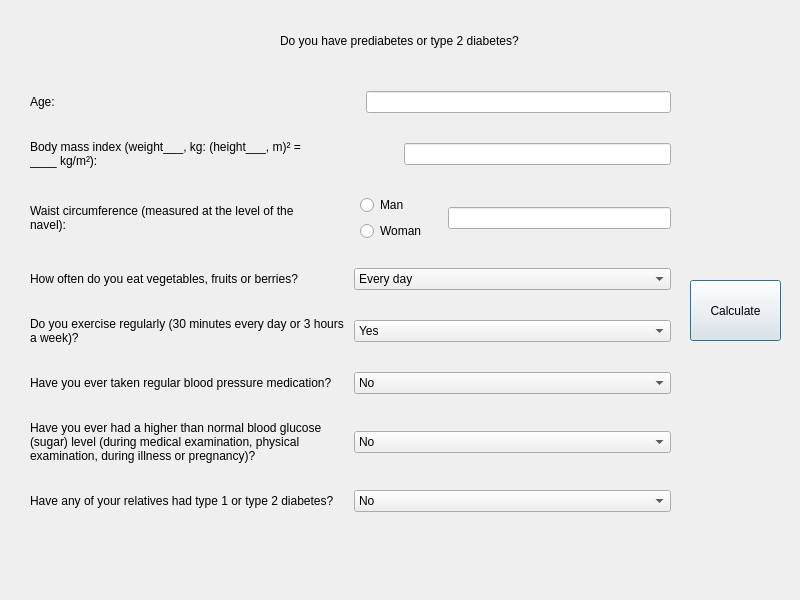
<?xml version="1.0" encoding="UTF-8"?>
<ui version="4.0">
 <class>DiabeteTest</class>
 <widget class="QDialog" name="DiabeteTest">
  <property name="geometry">
   <rect>
    <x>0</x>
    <y>0</y>
    <width>800</width>
    <height>600</height>
   </rect>
  </property>
  <property name="maximumSize">
   <size>
    <width>800</width>
    <height>600</height>
   </size>
  </property>
  <property name="windowTitle">
   <string>Dialog</string>
  </property>
  <widget class="QLabel" name="label_9">
   <property name="geometry">
    <rect>
     <x>280</x>
     <y>30</y>
     <width>291</width>
     <height>21</height>
    </rect>
   </property>
   <property name="text">
    <string>Do you have prediabetes or type 2 diabetes?</string>
   </property>
  </widget>
  <widget class="QWidget" name="verticalLayoutWidget">
   <property name="geometry">
    <rect>
     <x>30</x>
     <y>70</y>
     <width>641</width>
     <height>471</height>
    </rect>
   </property>
   <layout class="QVBoxLayout" name="verticalLayout">
    <item>
     <layout class="QHBoxLayout" name="horizontalLayout">
      <item>
       <widget class="QLabel" name="label">
        <property name="text">
         <string>Age:</string>
        </property>
        <property name="wordWrap">
         <bool>true</bool>
        </property>
       </widget>
      </item>
      <item>
       <spacer name="horizontalSpacer">
        <property name="orientation">
         <enum>Qt::Horizontal</enum>
        </property>
        <property name="sizeHint" stdset="0">
         <size>
          <width>40</width>
          <height>20</height>
         </size>
        </property>
       </spacer>
      </item>
      <item>
       <widget class="QLineEdit" name="ageEdit"/>
      </item>
     </layout>
    </item>
    <item>
     <layout class="QHBoxLayout" name="horizontalLayout_2">
      <item>
       <widget class="QLabel" name="label_2">
        <property name="text">
         <string>Body mass index (weight___, kg: (height___, m)² = ____ kg/m²):</string>
        </property>
        <property name="wordWrap">
         <bool>true</bool>
        </property>
       </widget>
      </item>
      <item>
       <spacer name="horizontalSpacer_2">
        <property name="orientation">
         <enum>Qt::Horizontal</enum>
        </property>
        <property name="sizeType">
         <enum>QSizePolicy::Preferred</enum>
        </property>
        <property name="sizeHint" stdset="0">
         <size>
          <width>97</width>
          <height>20</height>
         </size>
        </property>
       </spacer>
      </item>
      <item>
       <widget class="QLineEdit" name="bodyMassIndexEdit"/>
      </item>
     </layout>
    </item>
    <item>
     <layout class="QHBoxLayout" name="horizontalLayout_3">
      <item>
       <widget class="QLabel" name="label_3">
        <property name="text">
         <string>Waist circumference (measured at the level of the navel):</string>
        </property>
        <property name="wordWrap">
         <bool>true</bool>
        </property>
       </widget>
      </item>
      <item>
       <layout class="QVBoxLayout" name="verticalLayout_7">
        <property name="sizeConstraint">
         <enum>QLayout::SetDefaultConstraint</enum>
        </property>
        <property name="leftMargin">
         <number>60</number>
        </property>
        <property name="rightMargin">
         <number>15</number>
        </property>
        <item>
         <widget class="QRadioButton" name="manButton">
          <property name="text">
           <string>Man</string>
          </property>
         </widget>
        </item>
        <item>
         <widget class="QRadioButton" name="womanButton">
          <property name="text">
           <string>Woman</string>
          </property>
         </widget>
        </item>
       </layout>
      </item>
      <item>
       <layout class="QVBoxLayout" name="verticalLayout_2">
        <item>
         <widget class="QLineEdit" name="waistCicumEdit"/>
        </item>
       </layout>
      </item>
     </layout>
    </item>
    <item>
     <layout class="QHBoxLayout" name="horizontalLayout_4">
      <item>
       <widget class="QLabel" name="label_4">
        <property name="text">
         <string>How often do you eat vegetables, fruits or berries?</string>
        </property>
        <property name="wordWrap">
         <bool>true</bool>
        </property>
       </widget>
      </item>
      <item>
       <widget class="QComboBox" name="vgComboBox">
        <item>
         <property name="text">
          <string>Every day</string>
         </property>
        </item>
        <item>
         <property name="text">
          <string>Not every day</string>
         </property>
        </item>
       </widget>
      </item>
     </layout>
    </item>
    <item>
     <layout class="QHBoxLayout" name="horizontalLayout_5">
      <item>
       <widget class="QLabel" name="label_5">
        <property name="text">
         <string>Do you exercise regularly (30 minutes every day or 3 hours a week)?</string>
        </property>
        <property name="wordWrap">
         <bool>true</bool>
        </property>
       </widget>
      </item>
      <item>
       <widget class="QComboBox" name="exComboBox">
        <item>
         <property name="text">
          <string>Yes</string>
         </property>
        </item>
        <item>
         <property name="text">
          <string>No</string>
         </property>
        </item>
       </widget>
      </item>
     </layout>
    </item>
    <item>
     <layout class="QHBoxLayout" name="horizontalLayout_7">
      <item>
       <widget class="QLabel" name="label_7">
        <property name="text">
         <string>Have you ever taken regular blood pressure medication?</string>
        </property>
        <property name="wordWrap">
         <bool>true</bool>
        </property>
       </widget>
      </item>
      <item>
       <widget class="QComboBox" name="medComboBox">
        <item>
         <property name="text">
          <string>No</string>
         </property>
        </item>
        <item>
         <property name="text">
          <string>Yes</string>
         </property>
        </item>
       </widget>
      </item>
     </layout>
    </item>
    <item>
     <layout class="QHBoxLayout" name="horizontalLayout_8">
      <item>
       <widget class="QLabel" name="label_6">
        <property name="text">
         <string>Have you ever had a higher than normal blood glucose (sugar) level (during medical examination, physical examination, during illness or pregnancy)?</string>
        </property>
        <property name="wordWrap">
         <bool>true</bool>
        </property>
       </widget>
      </item>
      <item>
       <widget class="QComboBox" name="glComboBox">
        <item>
         <property name="text">
          <string>No</string>
         </property>
        </item>
        <item>
         <property name="text">
          <string>Yes</string>
         </property>
        </item>
       </widget>
      </item>
     </layout>
    </item>
    <item>
     <layout class="QHBoxLayout" name="horizontalLayout_9">
      <item>
       <widget class="QLabel" name="label_8">
        <property name="text">
         <string>Have any of your relatives had type 1 or type 2 diabetes?</string>
        </property>
        <property name="wordWrap">
         <bool>true</bool>
        </property>
       </widget>
      </item>
      <item>
       <widget class="QComboBox" name="rtComboBox">
        <item>
         <property name="text">
          <string>No</string>
         </property>
        </item>
        <item>
         <property name="text">
          <string>Yes: grandparents, aunt/uncle, cousins</string>
         </property>
        </item>
        <item>
         <property name="text">
          <string>Yes: parents, sibling or own child</string>
         </property>
        </item>
       </widget>
      </item>
     </layout>
    </item>
   </layout>
  </widget>
  <widget class="QPushButton" name="calcButton">
   <property name="geometry">
    <rect>
     <x>690</x>
     <y>280</y>
     <width>91</width>
     <height>61</height>
    </rect>
   </property>
   <property name="text">
    <string>Calculate</string>
   </property>
  </widget>
 </widget>
 <resources/>
 <connections/>
</ui>
